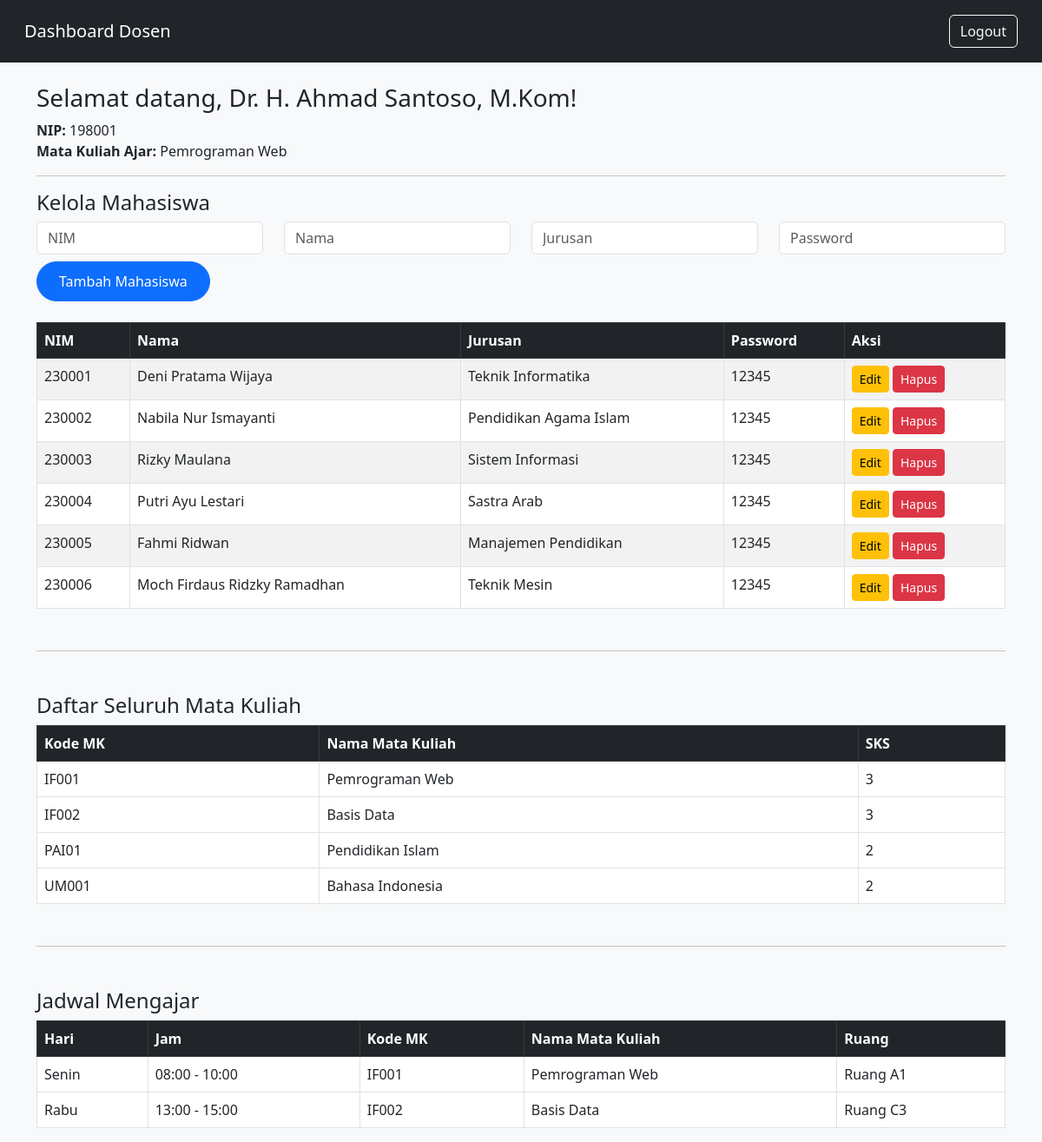
Screenshot of /dashboard-dosen.php (signed in) with the database file from the repository.
### tables this page shows
CREATE TABLE `dosen` (
  `nip` varchar(10) NOT NULL,
  `nama` varchar(100) DEFAULT NULL,
  `matkul_ajar` varchar(100) DEFAULT NULL,
  `password` varchar(255) DEFAULT NULL
);

CREATE TABLE `mahasiswa` (
  `nim` varchar(10) NOT NULL,
  `nama` varchar(100) DEFAULT NULL,
  `jurusan` varchar(100) DEFAULT NULL,
  `alamat` text DEFAULT NULL,
  `password` varchar(255) DEFAULT NULL
);

CREATE TABLE `matakuliah` (
  `kode_mk` varchar(10) NOT NULL,
  `nama_mk` varchar(100) DEFAULT NULL,
  `sks` int(11) DEFAULT NULL
);

CREATE TABLE `jadwal` (
  `id_jadwal` int(11) NOT NULL,
  `kode_mk` varchar(10) DEFAULT NULL,
  `nip` varchar(10) DEFAULT NULL,
  `nama_dosen` varchar(30) DEFAULT NULL,
  `hari` varchar(20) DEFAULT NULL,
  `jam_mulai` time DEFAULT NULL,
  `jam_selesai` time DEFAULT NULL,
  `ruang` varchar(50) DEFAULT NULL
);

### dashboard-dosen.php (the view, shortened to what this page needs)
<?php
include 'config/koneksi.php';
$dosen = $conn->query("SELECT * FROM dosen WHERE nip='" . $_SESSION['id'] . "'")->fetch_assoc();
$editData = null;
?>
<!DOCTYPE html>
<html>
<head>
  <link href="https://cdn.jsdelivr.net/npm/bootstrap@5.3.0/dist/css/bootstrap.min.css" rel="stylesheet">
  <link rel="stylesheet" href="style.css">
</head>
<body>
<nav class="navbar navbar-dark bg-dark p-3">
  <div class="container-fluid">
    <span class="navbar-brand">Dashboard Dosen</span>
    <a href="logout.php" class="btn btn-outline-light">Logout</a>
  </div>
</nav>
<div class="container mt-4">
  <h3>Selamat datang, <?= $dosen['nama'] ?>!</h3>
  <p><strong>NIP:</strong> <?= $dosen['nip'] ?><br>
     <strong>Mata Kuliah Ajar:</strong> <?= $dosen['matkul_ajar'] ?></p>
  <hr>
  <h4>Kelola Mahasiswa</h4>
  <form method="post" class="mb-4">
    <div class="row">
      <div class="col-md-3 mb-2">
        <input type="text" name="nim" value="<?= $editData['nim'] ?? '' ?>" class="form-control" placeholder="NIM" required <?= isset($editData) ? 'readonly' : '' ?>>
      </div>
      <div class="col-md-3 mb-2">
        <input type="text" name="nama" value="<?= $editData['nama'] ?? '' ?>" class="form-control" placeholder="Nama" required>
      </div>
      <div class="col-md-3 mb-2">
        <input type="text" name="jurusan" value="<?= $editData['jurusan'] ?? '' ?>" class="form-control" placeholder="Jurusan" required>
      </div>
      <div class="col-md-3 mb-2">
        <input type="text" name="password" value="<?= $editData['password'] ?? '' ?>" class="form-control" placeholder="Password" required>
      </div>
    </div>
    <button type="submit" name="<?= isset($editData) ? 'edit' : 'tambah' ?>" class="btn btn-<?= isset($editData) ? 'warning' : 'primary' ?>">
      <?= isset($editData) ? 'Update Mahasiswa' : 'Tambah Mahasiswa' ?>
    </button>
  </form>
  <table class="table table-bordered table-striped">
    <thead class="table-dark">
      <tr>
        <th>NIM</th>
        <th>Nama</th>
        <th>Jurusan</th>
        <th>Password</th>
        <th>Aksi</th>
      </tr>
    </thead>
    <tbody>
      <?php
      $mahasiswa = $conn->query("SELECT * FROM mahasiswa ORDER BY nim");
      while ($row = $mahasiswa->fetch_assoc()):
      ?>
      <tr>
        <td><?= $row['nim'] ?></td>
        <td><?= $row['nama'] ?></td>
        <td><?= $row['jurusan'] ?></td>
        <td><?= $row['password'] ?></td>
        <td>
          <a href="?edit=<?= $row['nim'] ?>" class="btn btn-sm btn-warning">Edit</a>
          <a href="?hapus=<?= $row['nim'] ?>" class="btn btn-sm btn-danger" onclick="return confirm('Yakin hapus?')">Hapus</a>
        </td>
      </tr>
      <?php endwhile; ?>
    </tbody>
  </table>
  <hr class="my-5">
  <h4>Daftar Seluruh Mata Kuliah</h4>
  <table class="table table-bordered table-hover">
    <thead class="table-dark">
      <tr>
        <th>Kode MK</th>
        <th>Nama Mata Kuliah</th>
        <th>SKS</th>
      </tr>
    </thead>
    <tbody>
      <?php
      $matkul = $conn->query("SELECT * FROM matakuliah ORDER BY kode_mk");
      while ($row = $matkul->fetch_assoc()):
      ?>
      <tr>
        <td><?= $row['kode_mk'] ?></td>
        <td><?= $row['nama_mk'] ?></td>
        <td><?= $row['sks'] ?></td>
      </tr>
      <?php endwhile; ?>
    </tbody>
  </table>
<hr class="my-5">
<h4>Jadwal Mengajar</h4>
<table class="table table-bordered table-hover">
  <thead class="table-dark">
    <tr>
      <th>Hari</th>
      <th>Jam</th>
      <th>Kode MK</th>
      <th>Nama Mata Kuliah</th>
      <th>Ruang</th>
    </tr>
  </thead>
  <tbody>
    <?php
    $jadwal = $conn->query("
      SELECT j.*, mk.nama_mk
      FROM jadwal j
      JOIN matakuliah mk ON j.kode_mk = mk.kode_mk
      WHERE j.nip = '{$dosen['nip']}'
      ORDER BY FIELD(j.hari, 'Senin', 'Selasa', 'Rabu', 'Kamis', 'Jumat', 'Sabtu'), jam_mulai
    ");
    while ($row = $jadwal->fetch_assoc()):
    ?>
    <tr>
      <td><?= $row['hari'] ?></td>
      <td><?= substr($row['jam_mulai'], 0, 5) ?> - <?= substr($row['jam_selesai'], 0, 5) ?></td>
      <td><?= $row['kode_mk'] ?></td>
      <td><?= $row['nama_mk'] ?></td>
      <td><?= $row['ruang'] ?></td>
    </tr>
    <?php endwhile; ?>
  </tbody>
</table>
</div>
</body>
</html>

### style.css (style rules this page uses)
body { background-color: #f8f9fa; font-family: 'Segoe UI', sans-serif; }
.btn-primary { padding: 10px 25px; font-size: 1rem; border-radius: 25px; }

### rows the page displays
dosen: nama "Dr. H. Ahmad Santoso, M.Kom", nip "198001", matkul_ajar "Pemrograman Web"
mahasiswa: nim "230001", nama "Deni Pratama Wijaya", jurusan "Teknik Informatika", password "12345"
mahasiswa: nim "230002", nama "Nabila Nur Ismayanti", jurusan "Pendidikan Agama Islam", password "12345"
mahasiswa: nim "230003", nama "Rizky Maulana", jurusan "Sistem Informasi", password "12345"
mahasiswa: nim "230004", nama "Putri Ayu Lestari", jurusan "Sastra Arab", password "12345"
mahasiswa: nim "230005", nama "Fahmi Ridwan", jurusan "Manajemen Pendidikan", password "12345"
mahasiswa: nim "230006", nama "Moch Firdaus Ridzky Ramadhan", jurusan "Teknik Mesin", password "12345"
matakuliah: kode_mk "IF001", nama_mk "Pemrograman Web", sks "3"
matakuliah: kode_mk "IF002", nama_mk "Basis Data", sks "3"
matakuliah: kode_mk "PAI01", nama_mk "Pendidikan Islam", sks "2"
matakuliah: kode_mk "UM001", nama_mk "Bahasa Indonesia", sks "2"
jadwal: hari "Senin", jam_mulai "08:00", jam_selesai "10:00", kode_mk "IF001", kode_mk.nama_mk "Pemrograman Web", ruang "Ruang A1"
jadwal: hari "Rabu", jam_mulai "13:00", jam_selesai "15:00", kode_mk "IF002", kode_mk.nama_mk "Basis Data", ruang "Ruang C3"
